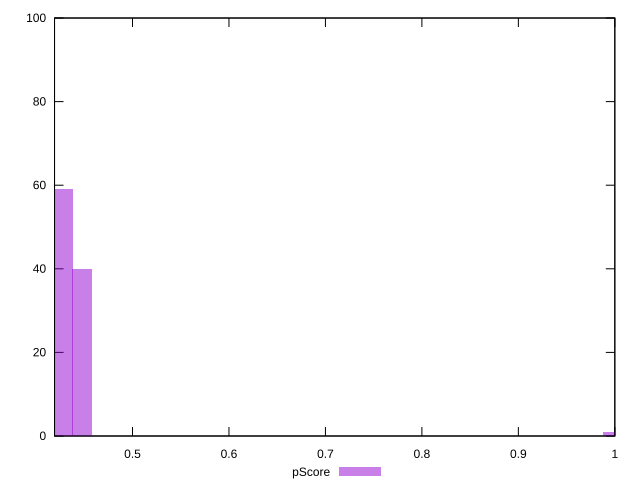

Reproduce this figure in gnuplot.
reset

$pScore <<EOF
0.9977816921424965 1
0.4276207252039271 59
0.4479836168803045 40
EOF

set key outside below
set boxwidth 0.02036289167637748
set xrange [0.41917647058823526:1]
set yrange [0:100]
set trange [0:100]
set style fill transparent solid 0.5 noborder
set terminal svg size 640, 490 enhanced background rgb 'white'
set output "report_00009_2021-02-08T22-37-41.559Z/uses-rel-preload/samples/pages+cached/pScore/histogram.svg"

plot $pScore title "pScore" with boxes

reset
